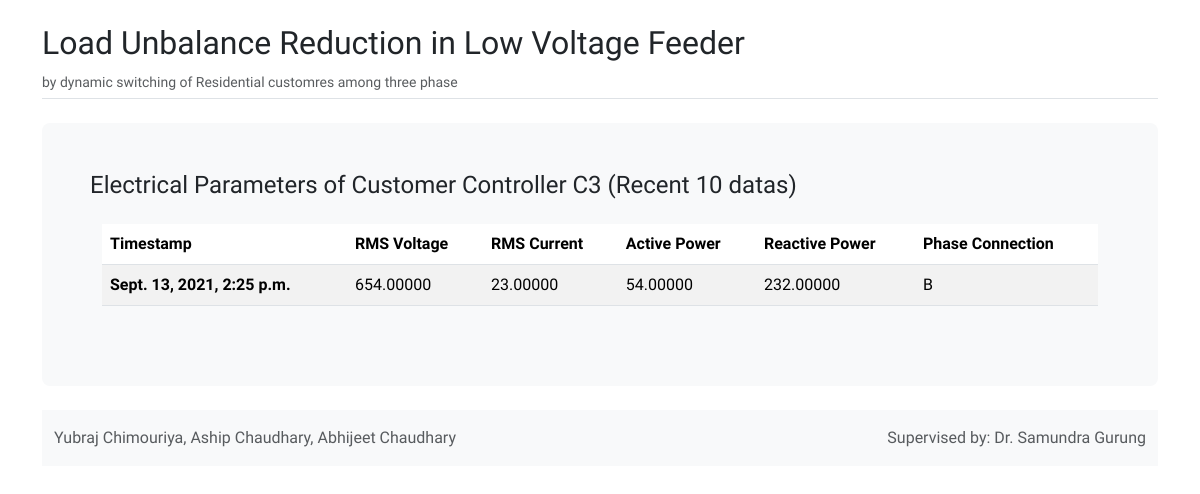
Page /controller/detail/4/ on the committed database.
### controller/models.py (models this page shows, shortened)
class Controller(models.Model):
    name = models.CharField(db_index=True, max_length=200)
    created = models.DateTimeField(auto_now_add=True)
    updated = models.DateTimeField(auto_now=True)
    class Meta:
        ordering = ('created',)

class ElectricalParameters(models.Model):
    rms_voltage = models.DecimalField(max_digits=10, decimal_places=5)
    rms_current = models.DecimalField(max_digits=10, decimal_places=5)
    active_power = models.DecimalField(max_digits=10, decimal_places=5)
    reactive_power = models.DecimalField(max_digits=10, decimal_places=5)
    phase_connection = models.CharField(max_length=1, blank=True)
    controller = models.ForeignKey(Controller, on_delete=models.CASCADE, related_name='parameters')
    created = models.DateTimeField(auto_now_add=True)
    updated = models.DateTimeField(auto_now=True)
    class Meta:
        ordering = ('controller','-created',)

### controller/views.py (the view)
# urls.py: path('detail/<int:controller_id>/', views.view_controller_detail, name='controller_detail'),
def view_controller_detail(request, controller_id):
    controller = get_object_or_404(Controller, id=controller_id)
    parameters = ElectricalParameters.objects.filter(controller=controller)[:10]
    master = False
    if controller_id == 1:
        master = True
    return render(request,
                'controller/detail.html',
                {'controller': controller,
                'parameters': parameters,
                'master': master})

### controller/templates/controller/detail.html
{% extends 'base/base.html' %}
{% load static %}
{% block content %}
<h4>Electrical Parameters of {{ controller.name }} (Recent 10 datas)</h4>
<div class="container-fluid py-3">
    <table class="table table-striped">
        <thead>
          <tr>
            <th scope="col">Timestamp</th>
            <th scope="col">RMS Voltage</th>
            <th scope="col">RMS Current</th>
            <th scope="col">Active Power</th>
            <th scope="col">Reactive Power</th>
            {% if not master %}
                <th scope="col">Phase Connection</th>
            {% endif %}
          </tr>
        </thead>
        <tbody>
            {% for param in parameters %}
            <tr>
                <th scope="row">{{ param.created }}</th>
                <td>{{ param.rms_voltage }}</td>
                <td>{{ param.rms_current }}</td>
                <td>{{ param.active_power }}</td>
                <td>{{ param.reactive_power }}</td>
                {% if param.phase_connection %}
                <td>{{ param.phase_connection }}</td>
                {% endif %}
            </tr>
            {% endfor %}
        </tbody>
    </table>
</div>
{% endblock %}

### base/static/base/css/base.css (style rules this page uses)
* { margin: 0; padding: 0; box-sizing: border-box; }
body { font-family: Fjalla One; }

### rows in the picture
Controller: name "Customer Controller C3"
ElectricalParameters: created "Sept. 13, 2021, 2:25 p.m.", rms_voltage "654.00000", rms_current "23.00000", active_power "54.00000", reactive_power "232.00000", phase_connection "B"
